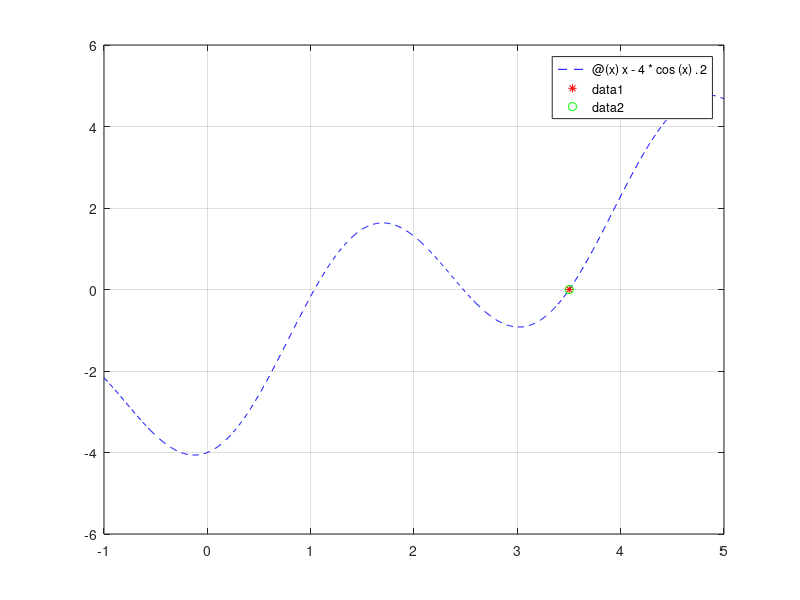

Here is the MATLAB script that generated this plot:
% 2021.11.24
% Newtonová metóda
% Jakub Daxner

% Podmienky
% 1. f′ je nenulový na intervale (a, b)
% 2. f′′ nemení znamienko na intervale (a, b)
% 3. f (a) · f (b) < 0
% 4. Podiel f a f′ medzi intervalmi nesmie byť mänší ako rozdiel b - a;


% Funkcia f
f = @(x) x-4 * cos(x).^2;
% f = @(x) x-cos(x);


% Intervali ktoré vyhovujú podmienke
a = 3.4;
b = 3.6;
% a = 0.5;
% b = 1;


% Derivácie funkcie f
df  = @(x)1+8 * cos(x).* sin(x);
dff = @(x) -8 * sin(x).^2 + 8 * cos(x).^2;

%df  = @(x) 1 + sin(x);
%dff = @(x) cos(x);

% Vypocitanie intervalu pre derivacie
x = a : 0.01 : b;

% Podmienky 1. a 2.
for i = a : 0.01 : b;
  if(df(i) * df(i-0.01) < 0)
    disp("Nesplnená 1. podniekna")
    return
   endif
   if(dff(i) * dff(i-0.01) < 0)
    disp("Nesplnená 2. podmienka")
    return
   endif
endfor

anZero = f(a) * f(b);

% Podmienky 3. a 4.
if (anZero > 0) 
    disp("Nesplnená podmienka 3.")
    return
elseif ( abs(f(a)/df(a)) > b - a)
    disp("Nesplnená 4. podmienka podla A")
    return
elseif ( abs(f(b)/df(b)) > b - a)
    disp("Nesplnená 4. podmienka podla B")
    return
endif

% Algorithm
format long;
x0 = a; % Intreval a v x0
x = b;  % Interval b v x

error = 10^-8;
i = 0;

while (abs(x0 - x) > error)
  x0 = x;
  x = x0 - f(x0) / df(x0);
  i = i + 1;

  fprintf('Iterácia %d: ', i)
  x

endwhile

fplot(f, [-1, 5], "b--")
hold on
plot(x, 0, "r*")
plot(x, 0, "go")

grid on